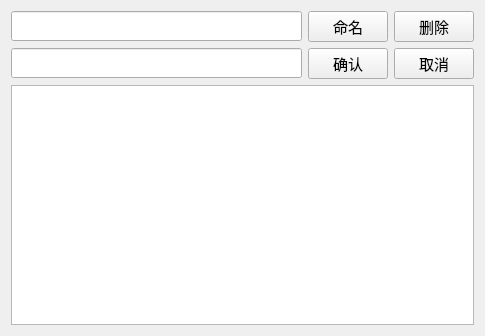
<?xml version="1.0" encoding="UTF-8"?>
<ui version="4.0">
 <class>Warehouse</class>
 <widget class="QWidget" name="Warehouse">
  <property name="geometry">
   <rect>
    <x>0</x>
    <y>0</y>
    <width>485</width>
    <height>336</height>
   </rect>
  </property>
  <property name="font">
   <font>
    <family>微软雅黑</family>
    <pointsize>11</pointsize>
   </font>
  </property>
  <property name="windowTitle">
   <string>Form</string>
  </property>
  <layout class="QHBoxLayout" name="horizontalLayout">
   <item>
    <layout class="QGridLayout" name="gridLayout">
     <item row="0" column="0">
      <widget class="QLineEdit" name="le1"/>
     </item>
     <item row="0" column="1">
      <widget class="QPushButton" name="reBtn">
       <property name="text">
        <string>命名</string>
       </property>
      </widget>
     </item>
     <item row="0" column="2">
      <widget class="QPushButton" name="delBtn">
       <property name="text">
        <string>删除</string>
       </property>
      </widget>
     </item>
     <item row="1" column="0">
      <widget class="QLineEdit" name="le2">
       <property name="alignment">
        <set>Qt::AlignCenter</set>
       </property>
      </widget>
     </item>
     <item row="1" column="1">
      <widget class="QPushButton" name="okBtn">
       <property name="text">
        <string>确认</string>
       </property>
      </widget>
     </item>
     <item row="1" column="2">
      <widget class="QPushButton" name="cancelBtn">
       <property name="text">
        <string>取消</string>
       </property>
      </widget>
     </item>
     <item row="2" column="0" colspan="3">
      <widget class="QListWidget" name="lv1"/>
     </item>
    </layout>
   </item>
  </layout>
 </widget>
 <resources/>
 <connections/>
</ui>
